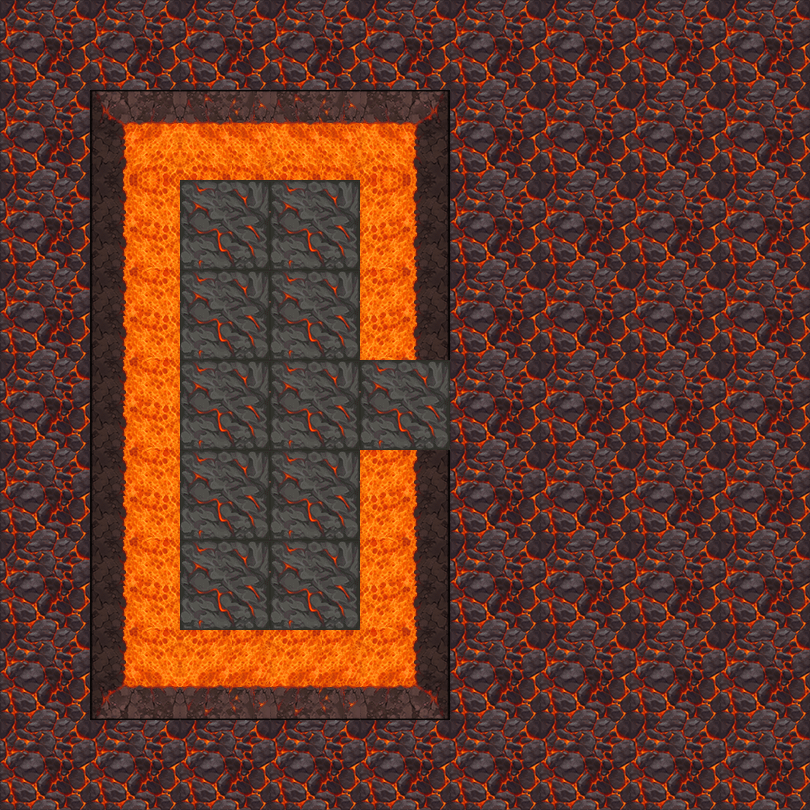

This game map was drawn from its Tiled (.tmx) file and the tilesets committed beside it. A one-line description and the trimmed map source follow:
An orthogonal 9x9 tile map with 90x90 px tiles, 2 tile layers (地形, 障碍) and 15 objects (9x map, 4x spring, bed, door).

<map version="1.5" tiledversion="1.7.2" orientation="orthogonal" renderorder="right-down" width="9" height="9" tilewidth="90" tileheight="90" infinite="0" nextlayerid="4" nextobjectid="22">
 <tileset firstgid="1" name="1" tilewidth="90" tileheight="90" tilecount="100" columns="10">
  <image source="5.png" trans="ff00ff" width="900" height="900" />
 </tileset>
 <layer id="1" name="地形" width="9" height="9">
  <data>[81 cells, 81 non-empty, 2 distinct tile ids]</data>
 </layer>
 <layer id="2" name="障碍" width="9" height="9">
  <data>[81 cells, 17 non-empty, 8 distinct tile ids]</data>
 </layer>
 <objectgroup id="3" name="对象">
  <object id="1" name="bed" x="180" y="450" width="90" height="90" />
  <object id="2" name="map" x="180" y="360" width="90" height="90" />
  <object id="4" name="map" x="180" y="180" width="90" height="90" />
  <object id="5" name="map" x="180" y="270" width="90" height="90" />
  <object id="7" name="map" x="270" y="180" width="90" height="90" />
  <object id="9" name="map" x="180" y="540" width="90" height="90" />
  <object id="11" name="map" x="270" y="540" width="90" height="90" />
  <object id="12" name="map" x="270" y="360" width="90" height="90">
   <properties>
    <property name="weapon" type="int" value="1" />
   </properties>
  </object>
  <object id="13" name="map" x="270" y="270" width="90" height="90">
   <properties>
    <property name="weapon" type="int" value="2" />
   </properties>
  </object>
  <object id="15" name="map" x="270" y="450" width="90" height="90">
   <properties>
    <property name="weapon" type="int" value="3" />
   </properties>
  </object>
  <object id="16" name="door" x="360" y="360" width="90" height="90">
   <properties>
    <property name="LorR" type="int" value="1" />
    <property name="motion" type="int" value="1" />
    <property name="rotate" type="int" value="90" />
   </properties>
  </object>
  <object id="18" name="spring" x="630" y="540" width="90" height="90">
   <properties>
    <property name="direction" value="3" />
   </properties>
  </object>
  <object id="19" name="spring" x="630" y="360" width="90" height="90">
   <properties>
    <property name="direction" value="3" />
   </properties>
  </object>
  <object id="20" name="spring" x="630" y="180" width="90" height="90">
   <properties>
    <property name="direction" value="3" />
   </properties>
  </object>
  <object id="21" name="spring" x="630" y="0" width="90" height="90">
   <properties>
    <property name="direction" value="3" />
   </properties>
  </object>
 </objectgroup>
</map>
